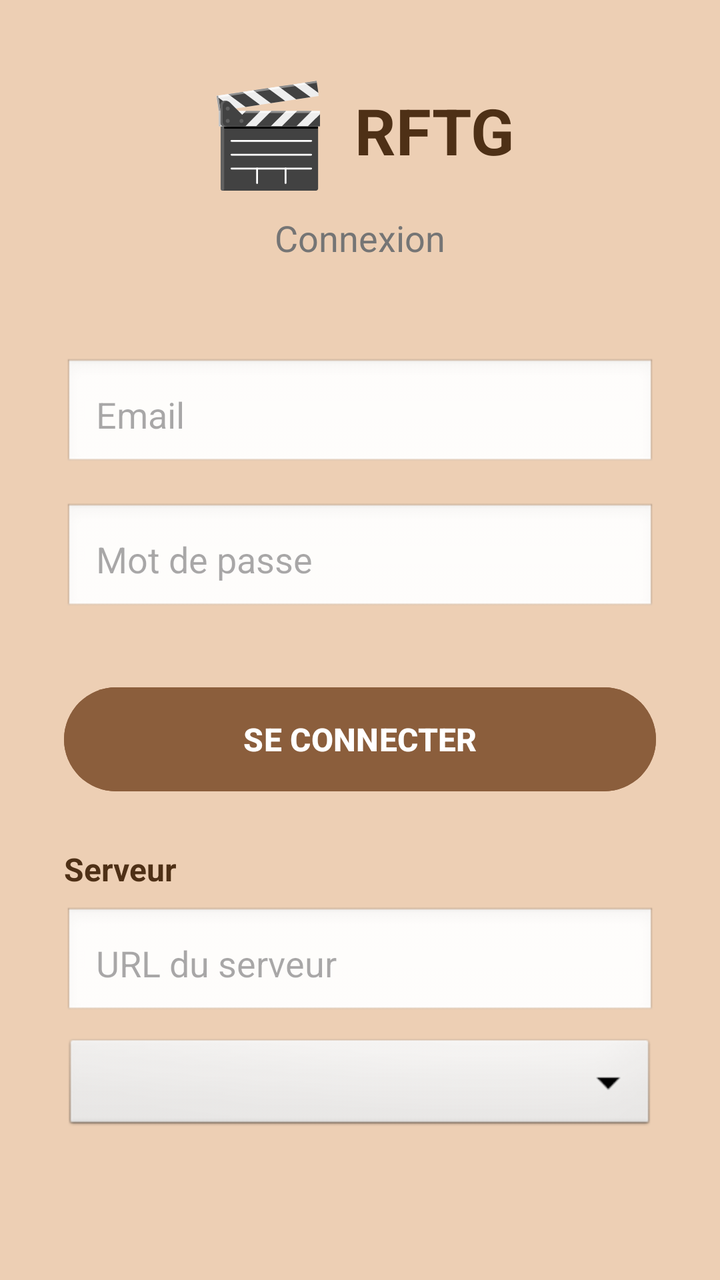
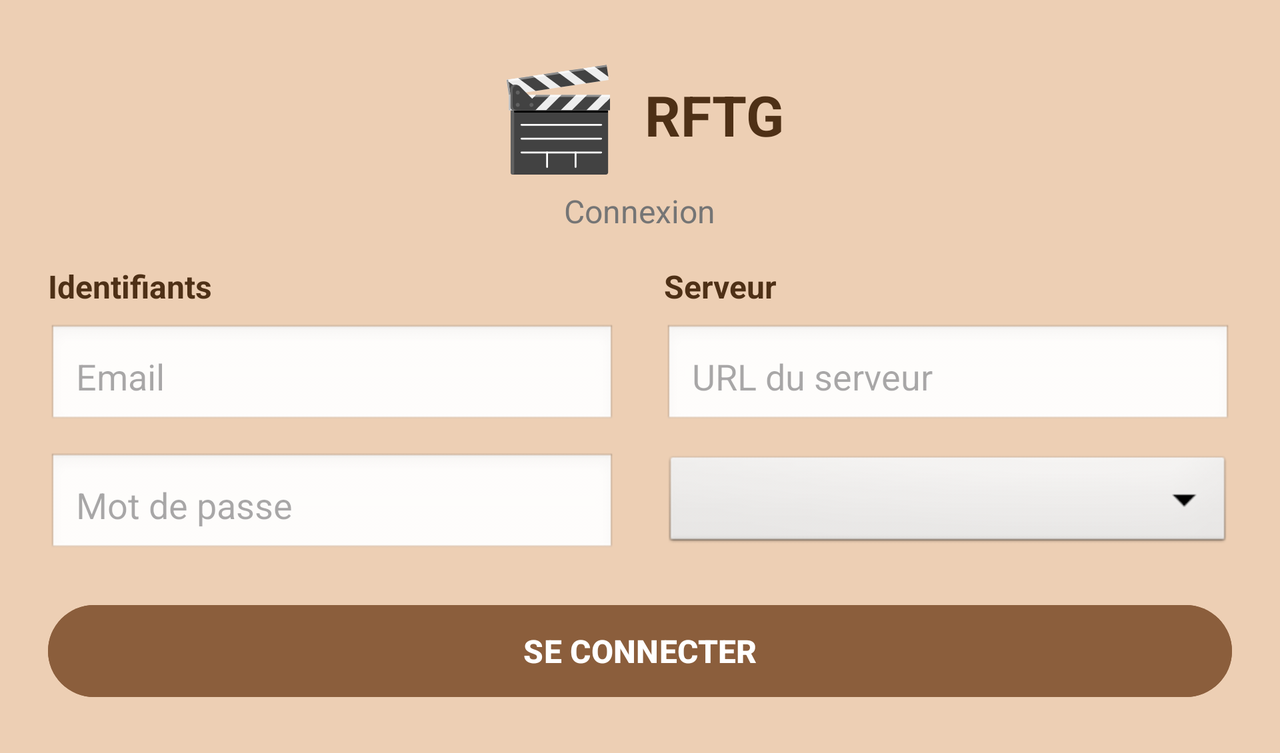

First picture: res/layout/ on a phone held upright. Second picture: the repository's own variant of that layout, on a device whose configuration matches the variant's folder. Source for both follows.
<!-- AndroidManifest.xml: application theme Theme.applicationrftgich -->
<!-- res/layout/activity_main.xml -->
<?xml version="1.0" encoding="utf-8"?>
<FrameLayout xmlns:android="http://schemas.android.com/apk/res/android"
    xmlns:tools="http://schemas.android.com/tools"
    android:layout_width="match_parent"
    android:layout_height="match_parent"
    android:background="#EDCFB4"
    tools:context=".MainActivity">

    <ScrollView
        android:layout_width="match_parent"
        android:layout_height="match_parent"
        android:fillViewport="true">

        <LinearLayout
            android:layout_width="match_parent"
            android:layout_height="wrap_content"
            android:orientation="vertical"
            android:gravity="center_horizontal"
            android:padding="32dp">

            
            <LinearLayout
                android:id="@+id/headerLayout"
                android:layout_width="wrap_content"
                android:layout_height="wrap_content"
                android:orientation="horizontal"
                android:gravity="center_vertical"
                android:layout_marginBottom="8dp">

                <TextView
                    android:id="@+id/textViewLogo"
                    android:layout_width="wrap_content"
                    android:layout_height="wrap_content"
                    android:text="🎬"
                    android:textSize="50sp" />

                <TextView
                    android:id="@+id/textViewTitle"
                    android:layout_width="wrap_content"
                    android:layout_height="wrap_content"
                    android:layout_marginStart="12dp"
                    android:text="RFTG"
                    android:textSize="32sp"
                    android:textStyle="bold"
                    android:textColor="#4E3016" />
            </LinearLayout>

            
            <TextView
                android:id="@+id/textView"
                android:layout_width="wrap_content"
                android:layout_height="wrap_content"
                android:layout_marginBottom="48dp"
                android:text="Connexion"
                android:textSize="18sp"
                android:textColor="#757575" />

            
            <EditText
                android:id="@+id/editTextLogin"
                android:layout_width="match_parent"
                android:layout_height="wrap_content"
                android:layout_marginBottom="16dp"
                android:hint="Email"
                android:inputType="text"
                android:padding="16dp"
                android:background="@android:drawable/edit_text" />

            
            <EditText
                android:id="@+id/editTextPassword"
                android:layout_width="match_parent"
                android:layout_height="wrap_content"
                android:layout_marginBottom="32dp"
                android:hint="Mot de passe"
                android:inputType="textPassword"
                android:padding="16dp"
                android:background="@android:drawable/edit_text" />

            
            <Button
                android:id="@+id/button2"
                android:layout_width="match_parent"
                android:layout_height="60dp"
                android:layout_marginBottom="24dp"
                android:text="SE CONNECTER"
                android:textSize="16sp"
                android:textStyle="bold"
                android:backgroundTint="#8B5E3C" />

            
            <TextView
                android:id="@+id/textViewServeur"
                android:layout_width="match_parent"
                android:layout_height="wrap_content"
                android:layout_marginBottom="8dp"
                android:text="Serveur"
                android:textSize="16sp"
                android:textColor="#4E3016"
                android:textStyle="bold" />

            
            <EditText
                android:id="@+id/editTextURL"
                android:layout_width="match_parent"
                android:layout_height="wrap_content"
                android:layout_marginBottom="8dp"
                android:hint="URL du serveur"
                android:inputType="textUri"
                android:padding="16dp"
                android:background="@android:drawable/edit_text" />

            
            <Spinner
                android:id="@+id/spinnerURLs"
                android:layout_width="match_parent"
                android:layout_height="50dp"
                android:background="@android:drawable/btn_dropdown" />

        </LinearLayout>

    </ScrollView>

</FrameLayout>
<!-- resources referenced by this layout -->
<resources>
  <style name="Theme.applicationrftgich" parent="Base.Theme.applicationrftgich" />
  <style name="Base.Theme.applicationrftgich" parent="Theme.Material3.DayNight.NoActionBar">
          
          
      </style>
</resources>
<!-- res/layout-land/activity_main.xml (the repository's variant of the layout above) -->
<!-- drawn on the phone turned sideways -->
<?xml version="1.0" encoding="utf-8"?>
<ScrollView xmlns:android="http://schemas.android.com/apk/res/android"
    xmlns:tools="http://schemas.android.com/tools"
    android:layout_width="match_parent"
    android:layout_height="match_parent"
    android:background="#EDCFB4"
    android:fillViewport="true"
    tools:context=".MainActivity">

    <LinearLayout
        android:layout_width="match_parent"
        android:layout_height="wrap_content"
        android:orientation="vertical"
        android:gravity="center_horizontal"
        android:padding="24dp">

        
        <LinearLayout
            android:id="@+id/headerLayout"
            android:layout_width="wrap_content"
            android:layout_height="wrap_content"
            android:orientation="horizontal"
            android:gravity="center_vertical"
            android:layout_marginBottom="4dp">

            <TextView
                android:id="@+id/textViewLogo"
                android:layout_width="wrap_content"
                android:layout_height="wrap_content"
                android:text="🎬"
                android:textSize="50sp" />

            <TextView
                android:id="@+id/textViewTitle"
                android:layout_width="wrap_content"
                android:layout_height="wrap_content"
                android:layout_marginStart="12dp"
                android:text="RFTG"
                android:textSize="28sp"
                android:textStyle="bold"
                android:textColor="#4E3016" />
        </LinearLayout>

        <TextView
            android:id="@+id/textView"
            android:layout_width="wrap_content"
            android:layout_height="wrap_content"
            android:layout_marginBottom="16dp"
            android:text="Connexion"
            android:textSize="16sp"
            android:textColor="#757575" />

        
        <LinearLayout
            android:layout_width="match_parent"
            android:layout_height="wrap_content"
            android:orientation="horizontal">

            
            <LinearLayout
                android:layout_width="0dp"
                android:layout_height="wrap_content"
                android:layout_weight="1"
                android:orientation="vertical"
                android:paddingEnd="12dp">

                <TextView
                    android:layout_width="match_parent"
                    android:layout_height="wrap_content"
                    android:layout_marginBottom="8dp"
                    android:text="Identifiants"
                    android:textSize="16sp"
                    android:textColor="#4E3016"
                    android:textStyle="bold" />

                <EditText
                    android:id="@+id/editTextLogin"
                    android:layout_width="match_parent"
                    android:layout_height="wrap_content"
                    android:layout_marginBottom="12dp"
                    android:hint="Email"
                    android:inputType="text"
                    android:padding="14dp"
                    android:background="@android:drawable/edit_text" />

                <EditText
                    android:id="@+id/editTextPassword"
                    android:layout_width="match_parent"
                    android:layout_height="wrap_content"
                    android:hint="Mot de passe"
                    android:inputType="textPassword"
                    android:padding="14dp"
                    android:background="@android:drawable/edit_text" />
            </LinearLayout>

            
            <LinearLayout
                android:layout_width="0dp"
                android:layout_height="wrap_content"
                android:layout_weight="1"
                android:orientation="vertical"
                android:paddingStart="12dp">

                <TextView
                    android:id="@+id/textViewServeur"
                    android:layout_width="match_parent"
                    android:layout_height="wrap_content"
                    android:layout_marginBottom="8dp"
                    android:text="Serveur"
                    android:textSize="16sp"
                    android:textColor="#4E3016"
                    android:textStyle="bold" />

                <EditText
                    android:id="@+id/editTextURL"
                    android:layout_width="match_parent"
                    android:layout_height="wrap_content"
                    android:layout_marginBottom="12dp"
                    android:hint="URL du serveur"
                    android:inputType="textUri"
                    android:padding="14dp"
                    android:background="@android:drawable/edit_text" />

                <Spinner
                    android:id="@+id/spinnerURLs"
                    android:layout_width="match_parent"
                    android:layout_height="50dp"
                    android:background="@android:drawable/btn_dropdown" />
            </LinearLayout>

        </LinearLayout>

        
        <Button
            android:id="@+id/button2"
            android:layout_width="match_parent"
            android:layout_height="54dp"
            android:layout_marginTop="20dp"
            android:text="SE CONNECTER"
            android:textSize="16sp"
            android:textStyle="bold"
            android:backgroundTint="#8B5E3C" />

    </LinearLayout>

</ScrollView>
